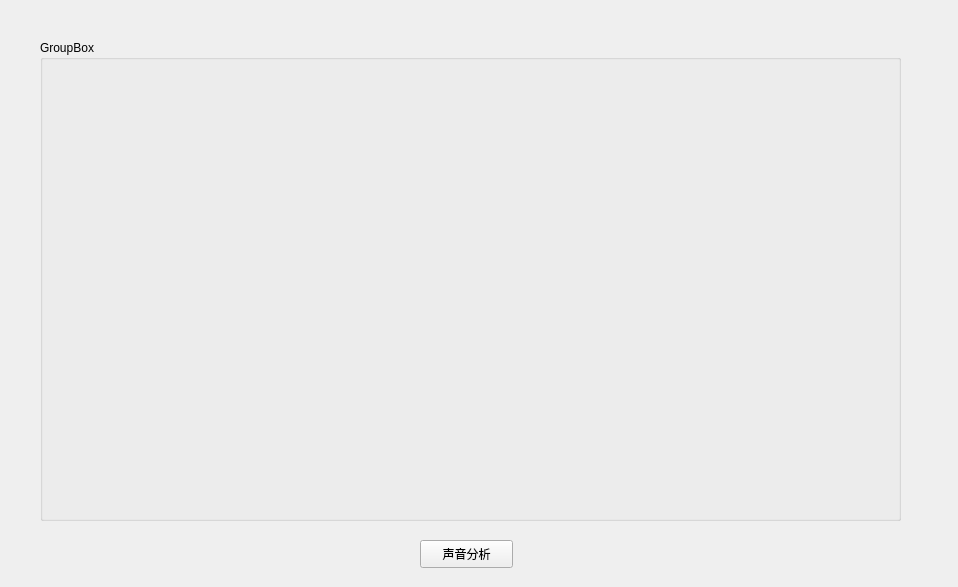
<?xml version="1.0" encoding="UTF-8"?>
<ui version="4.0">
 <class>Form</class>
 <widget class="QWidget" name="Form">
  <property name="geometry">
   <rect>
    <x>0</x>
    <y>0</y>
    <width>958</width>
    <height>587</height>
   </rect>
  </property>
  <property name="windowTitle">
   <string>Form</string>
  </property>
  <widget class="QPushButton" name="pushButton">
   <property name="geometry">
    <rect>
     <x>420</x>
     <y>540</y>
     <width>93</width>
     <height>28</height>
    </rect>
   </property>
   <property name="text">
    <string>声音分析</string>
   </property>
  </widget>
  <widget class="QGroupBox" name="groupBox">
   <property name="geometry">
    <rect>
     <x>40</x>
     <y>40</y>
     <width>861</width>
     <height>481</height>
    </rect>
   </property>
   <property name="title">
    <string>GroupBox</string>
   </property>
  </widget>
 </widget>
 <resources/>
 <connections>
  <connection>
   <sender>pushButton</sender>
   <signal>clicked()</signal>
   <receiver>Form</receiver>
   <slot>button_click()</slot>
   <hints>
    <hint type="sourcelabel">
     <x>338</x>
     <y>430</y>
    </hint>
    <hint type="destinationlabel">
     <x>464</x>
     <y>435</y>
    </hint>
   </hints>
  </connection>
 </connections>
 <slots>
  <slot>button_click()</slot>
 </slots>
</ui>
